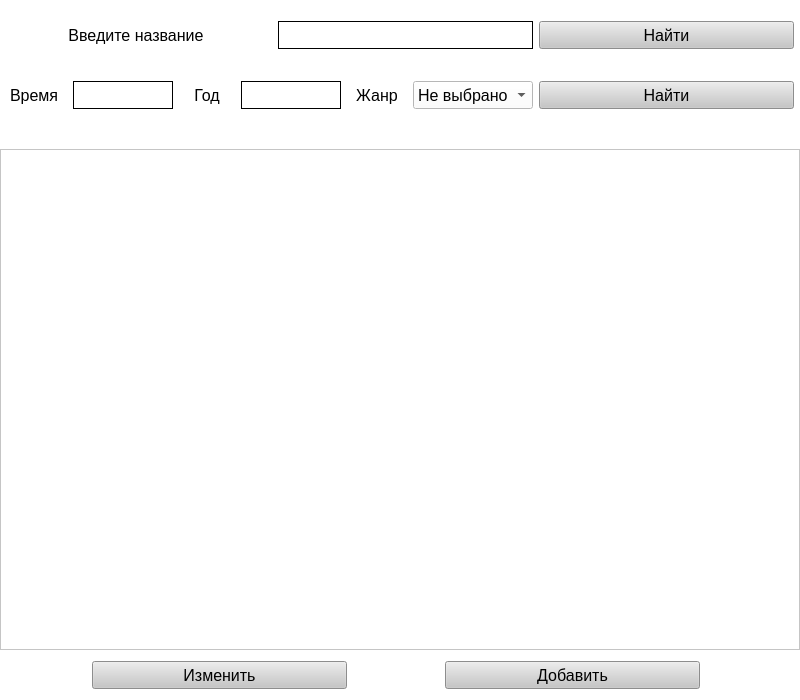
<?xml version="1.0" encoding="UTF-8"?>
<ui version="4.0">
 <class>MainWindow</class>
 <widget class="QMainWindow" name="MainWindow">
  <property name="geometry">
   <rect>
    <x>0</x>
    <y>0</y>
    <width>800</width>
    <height>700</height>
   </rect>
  </property>
  <property name="minimumSize">
   <size>
    <width>800</width>
    <height>700</height>
   </size>
  </property>
  <property name="maximumSize">
   <size>
    <width>800</width>
    <height>700</height>
   </size>
  </property>
  <property name="windowTitle">
   <string>Genres</string>
  </property>
  <property name="styleSheet">
   <string notr="true">background-color: rgb(255, 255, 255);</string>
  </property>
  <widget class="QWidget" name="centralwidget">
   <widget class="QWidget" name="horizontalWidget" native="true">
    <property name="geometry">
     <rect>
      <x>0</x>
      <y>10</y>
      <width>800</width>
      <height>50</height>
     </rect>
    </property>
    <property name="minimumSize">
     <size>
      <width>800</width>
      <height>50</height>
     </size>
    </property>
    <property name="maximumSize">
     <size>
      <width>800</width>
      <height>50</height>
     </size>
    </property>
    <layout class="QHBoxLayout" name="horizontalLayout">
     <property name="rightMargin">
      <number>6</number>
     </property>
     <item>
      <widget class="QLabel" name="label_4">
       <property name="font">
        <font>
         <family>System</family>
         <pointsize>12</pointsize>
        </font>
       </property>
       <property name="text">
        <string>Введите название</string>
       </property>
       <property name="alignment">
        <set>Qt::AlignCenter</set>
       </property>
      </widget>
     </item>
     <item>
      <widget class="QLineEdit" name="name">
       <property name="minimumSize">
        <size>
         <width>255</width>
         <height>28</height>
        </size>
       </property>
       <property name="maximumSize">
        <size>
         <width>255</width>
         <height>28</height>
        </size>
       </property>
       <property name="font">
        <font>
         <family>System</family>
         <pointsize>12</pointsize>
        </font>
       </property>
       <property name="styleSheet">
        <string notr="true">border: 1px solid black;</string>
       </property>
      </widget>
     </item>
     <item>
      <widget class="QPushButton" name="search_two">
       <property name="minimumSize">
        <size>
         <width>255</width>
         <height>28</height>
        </size>
       </property>
       <property name="maximumSize">
        <size>
         <width>255</width>
         <height>28</height>
        </size>
       </property>
       <property name="font">
        <font>
         <family>System</family>
         <pointsize>12</pointsize>
        </font>
       </property>
       <property name="cursor">
        <cursorShape>PointingHandCursor</cursorShape>
       </property>
       <property name="styleSheet">
        <string notr="true">background-color: rgb(198, 198, 198);</string>
       </property>
       <property name="text">
        <string>Найти</string>
       </property>
      </widget>
     </item>
    </layout>
   </widget>
   <widget class="QTableWidget" name="table">
    <property name="geometry">
     <rect>
      <x>0</x>
      <y>149</y>
      <width>800</width>
      <height>501</height>
     </rect>
    </property>
    <property name="sizePolicy">
     <sizepolicy hsizetype="Fixed" vsizetype="Expanding">
      <horstretch>0</horstretch>
      <verstretch>0</verstretch>
     </sizepolicy>
    </property>
    <property name="minimumSize">
     <size>
      <width>800</width>
      <height>500</height>
     </size>
    </property>
    <property name="maximumSize">
     <size>
      <width>800</width>
      <height>600</height>
     </size>
    </property>
    <property name="font">
     <font>
      <family>System</family>
      <stylestrategy>PreferAntialias</stylestrategy>
     </font>
    </property>
   </widget>
   <widget class="QWidget" name="horizontalWidget" native="true">
    <property name="geometry">
     <rect>
      <x>0</x>
      <y>70</y>
      <width>800</width>
      <height>50</height>
     </rect>
    </property>
    <property name="minimumSize">
     <size>
      <width>800</width>
      <height>50</height>
     </size>
    </property>
    <property name="maximumSize">
     <size>
      <width>800</width>
      <height>50</height>
     </size>
    </property>
    <layout class="QHBoxLayout" name="horizontalLayout_2">
     <property name="leftMargin">
      <number>10</number>
     </property>
     <property name="rightMargin">
      <number>6</number>
     </property>
     <item>
      <widget class="QLabel" name="label_2">
       <property name="font">
        <font>
         <family>System</family>
         <pointsize>12</pointsize>
        </font>
       </property>
       <property name="text">
        <string>Время</string>
       </property>
      </widget>
     </item>
     <item>
      <widget class="QLineEdit" name="time">
       <property name="minimumSize">
        <size>
         <width>100</width>
         <height>28</height>
        </size>
       </property>
       <property name="maximumSize">
        <size>
         <width>100</width>
         <height>28</height>
        </size>
       </property>
       <property name="font">
        <font>
         <family>System</family>
         <pointsize>12</pointsize>
        </font>
       </property>
       <property name="styleSheet">
        <string notr="true">border: 1px solid black;</string>
       </property>
      </widget>
     </item>
     <item>
      <widget class="QLabel" name="label_3">
       <property name="font">
        <font>
         <family>System</family>
         <pointsize>12</pointsize>
        </font>
       </property>
       <property name="text">
        <string>Год</string>
       </property>
       <property name="alignment">
        <set>Qt::AlignCenter</set>
       </property>
      </widget>
     </item>
     <item>
      <widget class="QLineEdit" name="data">
       <property name="minimumSize">
        <size>
         <width>100</width>
         <height>28</height>
        </size>
       </property>
       <property name="maximumSize">
        <size>
         <width>100</width>
         <height>28</height>
        </size>
       </property>
       <property name="font">
        <font>
         <family>System</family>
         <pointsize>12</pointsize>
        </font>
       </property>
       <property name="styleSheet">
        <string notr="true">border: 1px solid black;</string>
       </property>
      </widget>
     </item>
     <item>
      <widget class="QLabel" name="label">
       <property name="sizePolicy">
        <sizepolicy hsizetype="Expanding" vsizetype="Expanding">
         <horstretch>0</horstretch>
         <verstretch>0</verstretch>
        </sizepolicy>
       </property>
       <property name="minimumSize">
        <size>
         <width>60</width>
         <height>28</height>
        </size>
       </property>
       <property name="maximumSize">
        <size>
         <width>60</width>
         <height>48</height>
        </size>
       </property>
       <property name="font">
        <font>
         <family>System</family>
         <pointsize>12</pointsize>
         <stylestrategy>PreferAntialias</stylestrategy>
        </font>
       </property>
       <property name="text">
        <string>Жанр</string>
       </property>
       <property name="alignment">
        <set>Qt::AlignCenter</set>
       </property>
      </widget>
     </item>
     <item>
      <widget class="QComboBox" name="comboBox">
       <property name="minimumSize">
        <size>
         <width>120</width>
         <height>28</height>
        </size>
       </property>
       <property name="maximumSize">
        <size>
         <width>255</width>
         <height>28</height>
        </size>
       </property>
       <property name="font">
        <font>
         <family>System</family>
         <pointsize>12</pointsize>
        </font>
       </property>
       <property name="styleSheet">
        <string notr="true">background-color: rgb(255, 255, 255);</string>
       </property>
       <property name="editable">
        <bool>false</bool>
       </property>
       <property name="currentText">
        <string>Не выбрано</string>
       </property>
       <item>
        <property name="text">
         <string>Не выбрано</string>
        </property>
       </item>
      </widget>
     </item>
     <item>
      <widget class="QPushButton" name="search_one">
       <property name="sizePolicy">
        <sizepolicy hsizetype="Expanding" vsizetype="Expanding">
         <horstretch>0</horstretch>
         <verstretch>0</verstretch>
        </sizepolicy>
       </property>
       <property name="minimumSize">
        <size>
         <width>255</width>
         <height>28</height>
        </size>
       </property>
       <property name="maximumSize">
        <size>
         <width>255</width>
         <height>28</height>
        </size>
       </property>
       <property name="font">
        <font>
         <family>System</family>
         <pointsize>12</pointsize>
        </font>
       </property>
       <property name="cursor">
        <cursorShape>PointingHandCursor</cursorShape>
       </property>
       <property name="styleSheet">
        <string notr="true">background-color: rgb(198, 198, 198);</string>
       </property>
       <property name="text">
        <string>Найти</string>
       </property>
      </widget>
     </item>
    </layout>
   </widget>
   <widget class="QWidget" name="horizontalWidget_2" native="true">
    <property name="geometry">
     <rect>
      <x>0</x>
      <y>650</y>
      <width>800</width>
      <height>50</height>
     </rect>
    </property>
    <property name="minimumSize">
     <size>
      <width>800</width>
      <height>50</height>
     </size>
    </property>
    <property name="maximumSize">
     <size>
      <width>800</width>
      <height>50</height>
     </size>
    </property>
    <layout class="QHBoxLayout" name="horizontalLayout_3">
     <property name="rightMargin">
      <number>6</number>
     </property>
     <item>
      <widget class="QPushButton" name="change">
       <property name="minimumSize">
        <size>
         <width>255</width>
         <height>28</height>
        </size>
       </property>
       <property name="maximumSize">
        <size>
         <width>255</width>
         <height>28</height>
        </size>
       </property>
       <property name="font">
        <font>
         <family>System</family>
         <pointsize>12</pointsize>
        </font>
       </property>
       <property name="cursor">
        <cursorShape>PointingHandCursor</cursorShape>
       </property>
       <property name="styleSheet">
        <string notr="true">background-color: rgb(198, 198, 198);</string>
       </property>
       <property name="text">
        <string>Изменить</string>
       </property>
      </widget>
     </item>
     <item>
      <widget class="QPushButton" name="push">
       <property name="maximumSize">
        <size>
         <width>255</width>
         <height>28</height>
        </size>
       </property>
       <property name="font">
        <font>
         <family>System</family>
         <pointsize>12</pointsize>
        </font>
       </property>
       <property name="cursor">
        <cursorShape>PointingHandCursor</cursorShape>
       </property>
       <property name="styleSheet">
        <string notr="true">background-color: rgb(198, 198, 198);</string>
       </property>
       <property name="text">
        <string>Добавить</string>
       </property>
      </widget>
     </item>
    </layout>
   </widget>
  </widget>
 </widget>
 <resources/>
 <connections/>
</ui>
